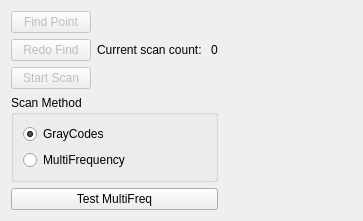
         <widget class="QWidget" name="tab_2">
          <attribute name="title">
           <string>Scan</string>
          </attribute>
          <layout class="QGridLayout" name="gridLayout_15">
           <item row="0" column="0">
            <layout class="QVBoxLayout" name="verticalLayout_5">
             <item>
              <layout class="QHBoxLayout" name="horizontalLayout_3">
               <item>
                <layout class="QVBoxLayout" name="verticalLayout">
                 <item>
                  <widget class="QPushButton" name="findPointButton">
                   <property name="enabled">
                    <bool>false</bool>
                   </property>
                   <property name="text">
                    <string>Find Point</string>
                   </property>
                  </widget>
                 </item>
                 <item>
                  <widget class="QPushButton" name="reFindButton">
                   <property name="enabled">
                    <bool>false</bool>
                   </property>
                   <property name="text">
                    <string>Redo Find</string>
                   </property>
                  </widget>
                 </item>
                 <item>
                  <widget class="QPushButton" name="startScanButton">
                   <property name="enabled">
                    <bool>false</bool>
                   </property>
                   <property name="text">
                    <string>Start Scan</string>
                   </property>
                  </widget>
                 </item>
                </layout>
               </item>
               <item>
                <layout class="QHBoxLayout" name="horizontalLayout">
                 <item>
                  <widget class="QLabel" name="label_3">
                   <property name="text">
                    <string>&lt;html&gt;&lt;head/&gt;&lt;body&gt;&lt;p&gt;Current scan count: &lt;/p&gt;&lt;/body&gt;&lt;/html&gt;</string>
                   </property>
                  </widget>
                 </item>
                 <item>
                  <widget class="QLabel" name="scanNoLabel">
                   <property name="text">
                    <string>0</string>
                   </property>
                  </widget>
                 </item>
                </layout>
               </item>
              </layout>
             </item>
             <item>
              <widget class="QGroupBox" name="groupBox_4">
               <property name="title">
                <string>Scan Method</string>
               </property>
               <layout class="QGridLayout" name="gridLayout_14">
                <item row="0" column="0">
                 <widget class="QRadioButton" name="useGray">
                  <property name="text">
                   <string>GrayCodes</string>
                  </property>
                  <property name="checked">
                   <bool>true</bool>
                  </property>
                 </widget>
                </item>
                <item row="1" column="0">
                 <widget class="QRadioButton" name="useMultiFreq">
                  <property name="text">
                   <string>MultiFrequency</string>
                  </property>
                 </widget>
                </item>
               </layout>
              </widget>
             </item>
             <item>
              <widget class="QPushButton" name="multiFreqTest">
               <property name="text">
                <string>Test MultiFreq</string>
               </property>
              </widget>
             </item>
            </layout>
           </item>
           <item row="0" column="1">
            <spacer name="horizontalSpacer_13">
             <property name="orientation">
              <enum>Qt::Horizontal</enum>
             </property>
             <property name="sizeHint" stdset="0">
              <size>
               <width>134</width>
               <height>20</height>
              </size>
             </property>
            </spacer>
           </item>
          </layout>
         </widget>
